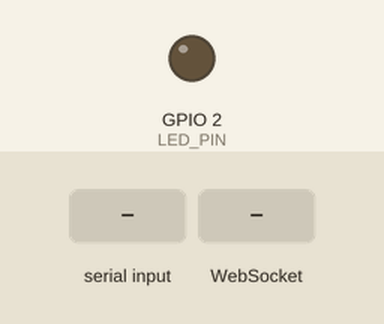
A sketch run on a simulated ESP32. Shown: output pins drawn as LEDs (lit = HIGH). The test bench sets the inputs (shaded band). Random numbers use the default seed unless the sketch sets one; what the sketch prints to the serial monitor is not drawn.

Above: at 1.2 s.
1.3 s: "ANIM\n" received over Serial
2.8 s: WebSocket text "STATUS 1,0,1,1,0,1" received
4.3 s: "STATUS 1,0,1,1,0,1\n" received over Serial
5.8 s: WebSocket text "ALL" received
7.3 s: "PING\n" received over Serial
8.8 s: WebSocket text "UP" received
Timing chart, 0 to 11.3 s (numbered marks = the images above; inputs shaded):
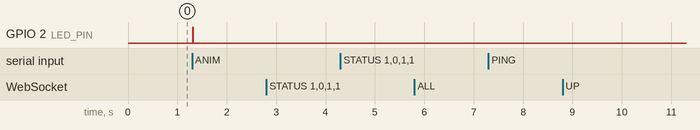

Measured:
- after the input at 1.3 s, GPIO 2 (LED_PIN): LOW → HIGH at once, → LOW 0.01 s later
- after the input at 2.8 s, every drawn part: stays the same
- after the input at 4.3 s, every drawn part: stays the same
- after the input at 5.8 s, every drawn part: stays the same
- after the input at 7.3 s, every drawn part: stays the same
- after the input at 8.8 s, every drawn part: stays the same

The sketch:

maitre.ino
```cpp
// ============================================================
//  Trivial Robots : ESP32 MAÎTRE
//  - Crée le point d'accès WiFi pour la tablette
//  - Serveur WebSocket (port 81) qui reçoit les commandes texte
//  - Relaie les commandes aux 6 robots en ESP-NOW (broadcast)
//
//  Bibliothèque requise : "WebSockets" de Markus Sattler (links2004)
//  Compatible cœur Arduino-ESP32 2.x et 3.x
// ============================================================
#include <WiFi.h>
#include <esp_now.h>
#include <esp_wifi.h>
#include <esp_arduino_version.h>
#include <ArduinoOTA.h>
#include <WebSocketsServer.h>
#include <trivial_protocol.h>   // firmware/lib/TrivialProtocol

// 1er argument du callback de réception ESP-NOW selon la version du cœur.
#if ESP_ARDUINO_VERSION_MAJOR >= 3
typedef const esp_now_recv_info_t* RecvSource;
#else
typedef const uint8_t* RecvSource;
#endif

// ---------- Réglages ----------
const char* AP_SSID  = "TrivialRobots";
const char* AP_PASS  = "trivial2026";  // 8 caractères minimum
const char* OTA_PASS = "trivial-ota-2026";
const char* OTA_HOSTNAME = "trivial-master";
const int   WS_PORT = 81;
const int   LED_PIN = 2;               // LED intégrée (la plupart des DevKit)

WebSocketsServer ws(WS_PORT);
const uint8_t BROADCAST[6] = {0xFF, 0xFF, 0xFF, 0xFF, 0xFF, 0xFF};
uint8_t seqNum = 0;

// Dernière réception d'un heartbeat (ou ACK) par robot (index 1..TR_ROBOT_COUNT).
volatile uint32_t lastSeen[TR_ROBOT_COUNT + 1] = {0};
uint32_t lastStatusBroadcast = 0;

// ---------- Suivi des commandes en attente d'ACK ----------
// Chaque entrée = commande envoyée à UN robot, en attente d'accusé de réception.
// Les commandes ALL ne sont pas suivies (coût trop élevé, impact plus faible).
#define PENDING_SIZE 8
struct Pending {
  bool     active;
  uint8_t  seq;
  uint8_t  target;   // 1..6
  uint8_t  cmd;
  uint32_t lastSent;
  uint8_t  attempts; // nombre total d'émissions (la première comprise)
};
Pending pending[PENDING_SIZE];

void trackPending(uint8_t seq, uint8_t target, uint8_t cmd) {
  for (int i = 0; i < PENDING_SIZE; i++) {
    if (!pending[i].active) {
      pending[i] = {true, seq, target, cmd, millis(), 1};
      return;
    }
  }
  Serial.println("[ACK] pending plein, commande non suivie");
}

void handleAck(uint8_t src, uint8_t seq) {
  for (int i = 0; i < PENDING_SIZE; i++) {
    if (pending[i].active && pending[i].seq == seq && pending[i].target == src) {
      pending[i].active = false;
      return;
    }
  }
}

// Retransmet les commandes dont l'ACK tarde. Après TR_ACK_MAX_TRIES tentatives,
// abandonne et prévient la tablette via "NACK <robot> <cmd>".
void retransmitPending() {
  uint32_t now = millis();
  for (int i = 0; i < PENDING_SIZE; i++) {
    if (!pending[i].active) continue;
    if (now - pending[i].lastSent < TR_ACK_TIMEOUT_MS) continue;
    if (pending[i].attempts >= TR_ACK_MAX_TRIES) {
      char msg[24];
      snprintf(msg, sizeof(msg), "NACK %u %u", pending[i].target, pending[i].cmd);
      Serial.printf("[ACK] abandon : %s\n", msg);
      ws.broadcastTXT(msg);
      pending[i].active = false;
      continue;
    }
    TrPacket p = {TR_MAGIC, pending[i].target, pending[i].cmd, pending[i].seq};
    for (int r = 0; r < TR_REPEAT; r++) {
      esp_now_send(BROADCAST, (const uint8_t*)&p, sizeof(p));
      delay(4);
    }
    pending[i].lastSent = now;
    pending[i].attempts++;
    Serial.printf("[ACK] retransmission robot=%u seq=%u try=%u\n",
                  pending[i].target, pending[i].seq, pending[i].attempts);
  }
}

// ---------- ESP-NOW ----------
bool sendToRobots(uint8_t target, uint8_t cmd) {
  TrPacket p;
  p.magic  = TR_MAGIC;
  p.target = target;
  p.cmd    = cmd;
  p.seq    = ++seqNum;
  bool ok = true;
  for (int i = 0; i < TR_REPEAT; i++) {
    if (esp_now_send(BROADCAST, (const uint8_t*)&p, sizeof(p)) != ESP_OK) ok = false;
    delay(4);
  }
  digitalWrite(LED_PIN, HIGH); delay(10); digitalWrite(LED_PIN, LOW);
  if (target != TR_TARGET_ALL) trackPending(p.seq, target, cmd);
  Serial.printf("[ESPNOW] target=%u cmd=%u seq=%u %s\n", target, cmd, p.seq, ok ? "OK" : "ERR");
  return ok;
}

// ---------- Réception ESP-NOW (heartbeats + ACK des robots) ----------
void onEspNowRecv(RecvSource src, const uint8_t* data, int len) {
  (void)src;
  if (len != (int)sizeof(TrPacket)) return;
  TrPacket p;
  memcpy(&p, data, sizeof(p));
  if (p.magic != TR_MAGIC) return;
  if (p.cmd != TR_CMD_HEARTBEAT && p.cmd != TR_CMD_ACK) return;
  if (p.target < 1 || p.target > TR_ROBOT_COUNT) return;
  lastSeen[p.target] = millis();   // une liaison active vaut un heartbeat
  if (p.cmd == TR_CMD_ACK) handleAck(p.target, p.seq);
}

// Construit "STATUS 1,0,1,1,0,1" : 1 si robot vu < TR_ONLINE_MS, 0 sinon.
void buildStatus(char* out, size_t cap) {
  size_t n = 0;
  int w = snprintf(out + n, cap - n, "STATUS ");
  if (w > 0) n += (size_t)w;
  uint32_t now = millis();
  for (uint8_t i = 1; i <= TR_ROBOT_COUNT; i++) {
    bool on = lastSeen[i] != 0 && (now - lastSeen[i] < TR_ONLINE_MS);
    w = snprintf(out + n, cap - n, "%s%d", i > 1 ? "," : "", on ? 1 : 0);
    if (w > 0) n += (size_t)w;
  }
}

// Diffuse STATUS à tous les clients WebSocket.
void broadcastStatus() {
  char msg[48];
  buildStatus(msg, sizeof(msg));
  ws.broadcastTXT(msg);
}

// ---------- Parsing des commandes texte ----------
// MOVE <id> <UP|DOWN|LEFT|RIGHT>   ANIM [id]   WIN <id>   STOP [id]   PING
int parseTarget(const String& s) {
  if (s.length() == 0 || s == "ALL") return TR_TARGET_ALL;
  int id = s.toInt();
  return (id >= 1 && id <= 6) ? id : -1;
}

int parseDir(const String& s) {
  if (s == "UP")    return TR_CMD_UP;
  if (s == "DOWN")  return TR_CMD_DOWN;
  if (s == "LEFT")  return TR_CMD_LEFT;
  if (s == "RIGHT") return TR_CMD_RIGHT;
  return -1;
}

String handleCommand(String line) {
  line.trim();
  line.toUpperCase();
  int sp1 = line.indexOf(' ');
  String verb = sp1 < 0 ? line : line.substring(0, sp1);
  String rest = sp1 < 0 ? "" : line.substring(sp1 + 1);
  rest.trim();
  int sp2 = rest.indexOf(' ');
  String a1 = sp2 < 0 ? rest : rest.substring(0, sp2);
  String a2 = sp2 < 0 ? "" : rest.substring(sp2 + 1);
  a2.trim();

  if (verb == "PING") return "PONG";

  if (verb == "MOVE") {
    int t = parseTarget(a1), d = parseDir(a2);
    if (t < 0 || d < 0) return "ERR bad MOVE";
    return sendToRobots(t, d) ? "OK" : "ERR espnow";
  }
  if (verb == "ANIM" || verb == "STOP" || verb == "WIN") {
    int t = parseTarget(a1);
    if (t < 0) return "ERR bad target";
    uint8_t c = verb == "ANIM" ? TR_CMD_ANIM : verb == "STOP" ? TR_CMD_STOP : TR_CMD_WIN;
    return sendToRobots(t, c) ? "OK" : "ERR espnow";
  }
  return "ERR unknown";
}

// ---------- WebSocket ----------
void onWsEvent(uint8_t num, WStype_t type, uint8_t* payload, size_t length) {
  switch (type) {
    case WStype_CONNECTED: {
      Serial.printf("[WS] client %u connecte\n", num);
      ws.sendTXT(num, "HELLO TRIVIAL-MASTER 1");
      char msg[48];
      buildStatus(msg, sizeof(msg));
      ws.sendTXT(num, msg);
      break;
    }
    case WStype_DISCONNECTED:
      Serial.printf("[WS] client %u deconnecte\n", num);
      break;
    case WStype_TEXT: {
      String msg;
      msg.reserve(length);
      for (size_t i = 0; i < length; i++) msg += (char)payload[i];
      String reply = handleCommand(msg);
      Serial.printf("[WS] <- %s  -> %s\n", msg.c_str(), reply.c_str());
      ws.sendTXT(num, reply);
      break;
    }
    default:
      break;
  }
}

// ---------- Setup / loop ----------
void setup() {
  Serial.begin(115200);
  pinMode(LED_PIN, OUTPUT);

  WiFi.mode(WIFI_AP_STA);
  // 8 clients max : 1 tablette + 6 robots (pour OTA) + marge.
  WiFi.softAP(AP_SSID, AP_PASS, TR_WIFI_CHANNEL, 0, 8);
  Serial.printf("AP \"%s\" sur canal %d, IP %s\n", AP_SSID, TR_WIFI_CHANNEL,
                WiFi.softAPIP().toString().c_str());

  if (esp_now_init() != ESP_OK) {
    Serial.println("ERREUR esp_now_init, redemarrage");
    delay(1000);
    ESP.restart();
  }
  esp_now_peer_info_t peer = {};
  memcpy(peer.peer_addr, BROADCAST, 6);
  peer.channel = TR_WIFI_CHANNEL;
  peer.ifidx   = WIFI_IF_AP;
  peer.encrypt = false;
  esp_now_add_peer(&peer);
  esp_now_register_recv_cb(onEspNowRecv);

  seqNum = (uint8_t)esp_random();   // évite les collisions de seq après un reboot

  ws.begin();
  ws.onEvent(onWsEvent);
  Serial.printf("WebSocket pret sur ws://%s:%d\n", WiFi.softAPIP().toString().c_str(), WS_PORT);

  // ---------- OTA ----------
  ArduinoOTA.setHostname(OTA_HOSTNAME);
  ArduinoOTA.setPassword(OTA_PASS);
  ArduinoOTA.onStart([]() { Serial.println("[OTA] debut"); });
  ArduinoOTA.onEnd([]()  { Serial.println("[OTA] fin"); });
  ArduinoOTA.onError([](ota_error_t err) { Serial.printf("[OTA] erreur %u\n", err); });
  ArduinoOTA.begin();
  Serial.printf("OTA pret, hostname %s\n", OTA_HOSTNAME);
}

void loop() {
  ws.loop();
  ArduinoOTA.handle();
  retransmitPending();

  // Diffuse l'état des robots environ une fois par seconde.
  uint32_t now = millis();
  if (now - lastStatusBroadcast >= TR_HEARTBEAT_MS) {
    lastStatusBroadcast = now;
    broadcastStatus();
  }

  // Commandes de test depuis le moniteur série (ex: "MOVE 1 UP", "ANIM")
  if (Serial.available()) {
    String line = Serial.readStringUntil('\n');
    Serial.println(handleCommand(line));
  }
}
```
